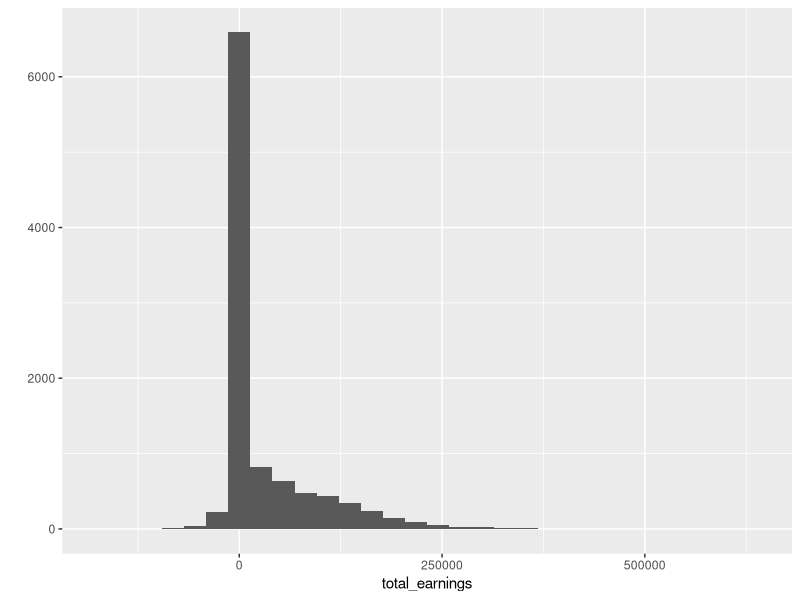
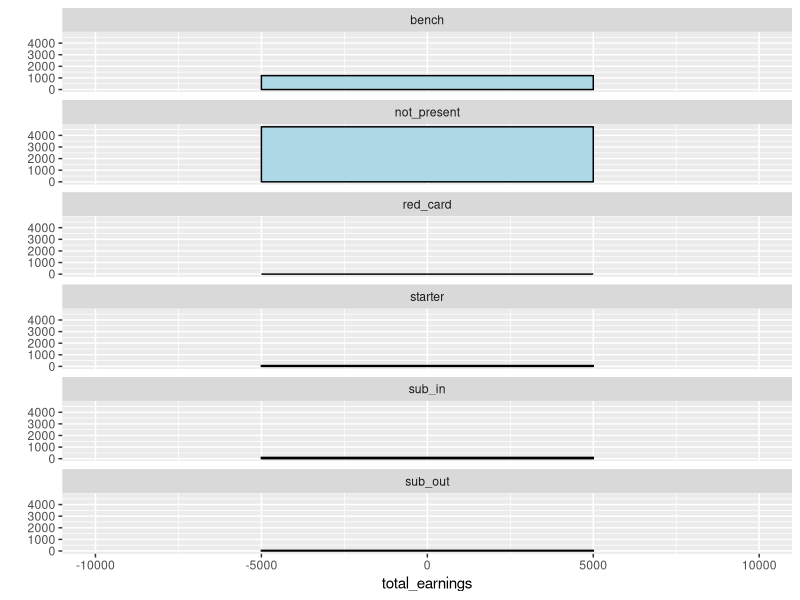
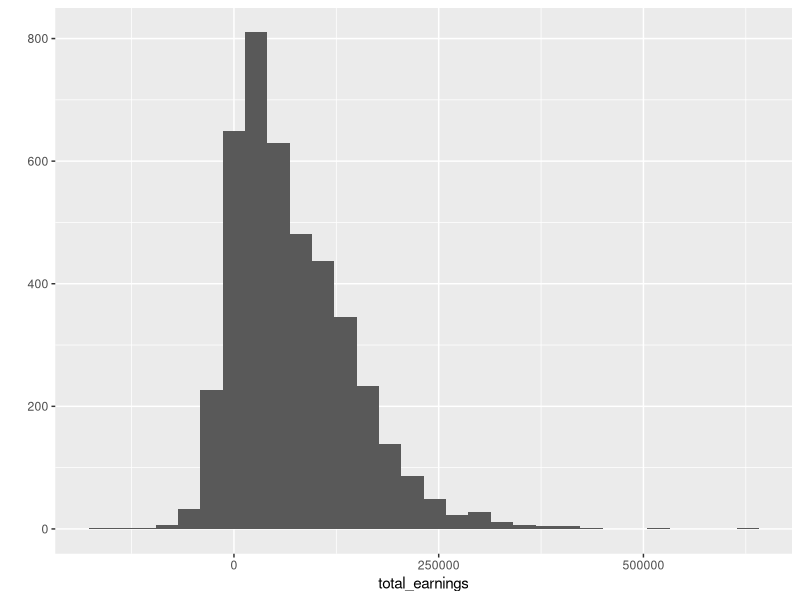
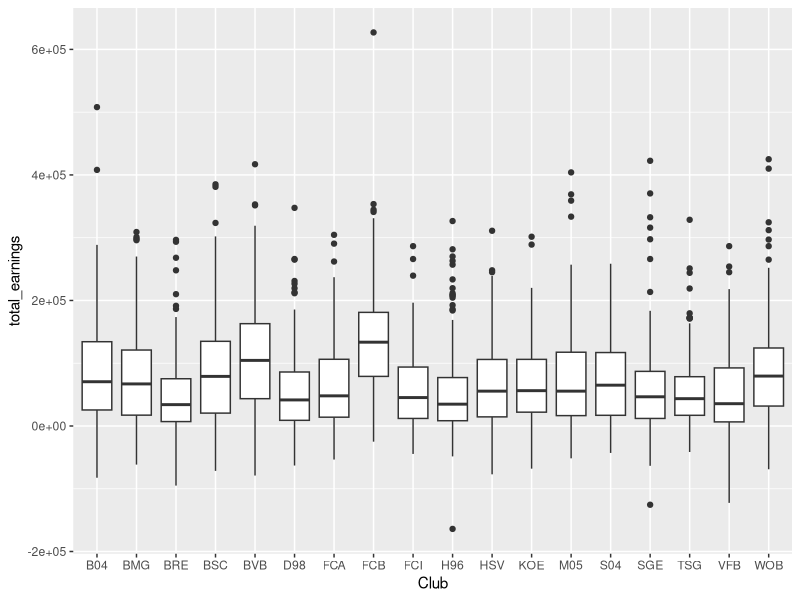
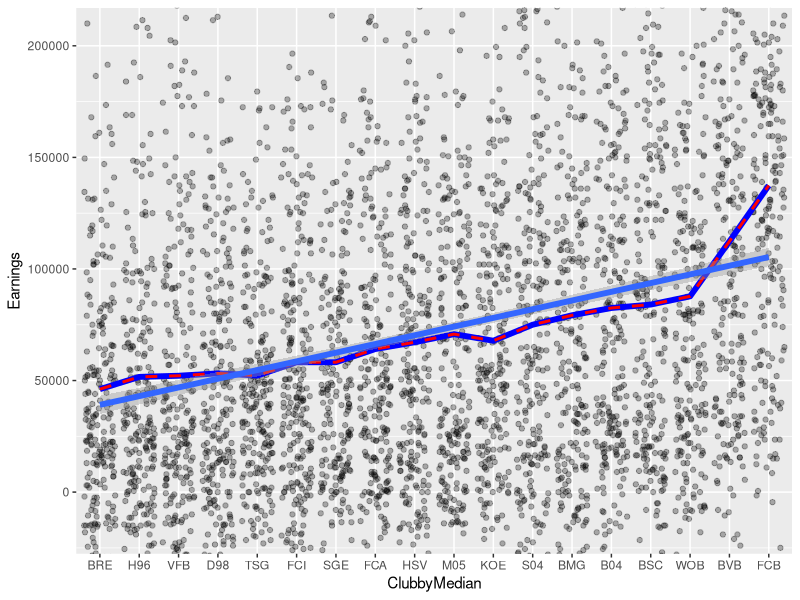

Recreate these plots in R, in order. (Note: this script raises an error after producing the figures.)
## ---- chunk 1
suppressMessages(library("ggplot2"))
suppressMessages(library("dplyr"))
suppressMessages(library("reshape2"))
plm <- read.csv("plm.csv")
dim(plm)
names(plm)
str(plm)
## ---- chunk 2
qplot(x = total_earnings, data = plm)
## ---- chunk 3
qplot(x = total_earnings, data = plm,
      binwidth = 10000,
      color = I('black'), fill = I('lightblue')) +
  facet_wrap(~status, ncol = 1) +
  scale_x_continuous(limits = c(-10000,10000))
## ---- chunk 4
plm.played <- subset(plm, !status %in% c("bench", "not_present"))
qplot(x = total_earnings, data = plm.played)
summary(plm.played$total_earnings)
## ---- chunk 5
ggplot(data = subset(plm.played, !is.na(Club)),
       aes(x=Club, y=total_earnings)) +
    geom_boxplot() +
    guides(fill=FALSE)
## ---- chunk 6
# get clubs in order of median
ClubbyMedian <- with(subset(plm.played, !is.na(Club)), reorder(Club, total_earnings, median))
ggplot(aes(x = ClubbyMedian, y = total_earnings), 
       data = subset(plm.played, !is.na(Club))) +
  geom_point(position = position_jitter(h=0),
             alpha = 0.3, color = "black") +
  geom_line(aes(group = 1), stat = "summary", fun.y = mean, 
            color = "blue", size = 2) +
  geom_line(aes(group = 1), stat = "summary", 
            fun.y = quantile, fun.args=list(probs=0.5), 
            color = "red", size = 1, linetype = 2) +
  geom_smooth(aes(group = 1), method = "lm", size = 2) +
  ylab("Earnings") +
  coord_cartesian(ylim = c(quantile(plm.played$total_earnings, 0.05),
                           quantile(plm.played$total_earnings, 0.95)))
## ---- chunk 7
# Get opponent from home/away_shortname
plm <- transform(plm, opponent = ifelse(
  Club == home_shortname, levels(away_shortname)[away_shortname],
  levels(home_shortname)[home_shortname]))
plm.played <- subset(plm, !status %in% c("bench", "not_present"))

ggplot(data = subset(plm.played, !is.na(Club)),
       aes(x=opponent, y=total_earnings)) +
    geom_boxplot() +
    guides(fill=FALSE)
## ---- chunk 8
ClubbyMedian <- with(subset(plm.played, !is.na(Club)), reorder(opponent, total_earnings, median))

ggplot(aes(x = ClubbyMedian, y = total_earnings), 
       data = subset(plm.played, !is.na(Club))) +
  geom_point(position = position_jitter(h=0),
             alpha = 0.3, color = "black") +
  geom_line(aes(group = 1), stat = "summary", fun.y = mean, 
            color = "blue", size = 2) +
  geom_line(aes(group = 1), stat = "summary", 
            fun.y = quantile, fun.args=list(probs=0.5), 
            color = "red", size = 1, linetype = 2) +
  geom_smooth(aes(group = 1), method = "lm", size = 2) +
  ylab("Earnings") +
  coord_cartesian(ylim = c(quantile(plm.played$total_earnings, 0.05),
                           quantile(plm.played$total_earnings, 0.95)))
## ---- chunk 9
qplot(x = total_earnings, data = plm.played,
      binwidth = 10000,
      color = I('black'), fill = I('#F79420')) +
  facet_wrap(~Pos, ncol = 1)
## ---- chunk 10
qplot(x = Pos, data = plm.played)
## ---- chunk 11
qplot(y = total_earnings, x = Pos,
      data = subset(plm.played, !is.na(Pos),
      binwidth = 10000),
      color = I('black'), fill = I('#F79420'),
      geom = 'boxplot')
## ---- chunk 12
by(plm.played$total_earnings, plm.played$Pos, summary)
## ---- chunk 13
plm.played %>%
  group_by(Pos) %>%
  summarise(quantile90 = quantile(total_earnings, probs = 0.85)) %>%
  arrange(Pos)
## ---- chunk 14
ggplot(data = plm.played,
       aes(x=init_Value)) +
    geom_histogram()

summary(plm.played$init_Value)
## ---- chunk 15
ggplot(data = subset(plm.played, !is.na(init_Value)),
       aes(x=factor(init_Value), y=total_earnings, 
           fill = factor(ceiling(init_Value)))) +
    geom_boxplot() +
    guides(fill=FALSE)
## ---- chunk 16
plm.te_by_value <- plm.played %>%
  group_by(init_Value) %>%
  summarise(mean_earnings = mean(total_earnings),
            median_earnings = median(total_earnings),
            max_earnings = max(total_earnings),
            n = n()) %>%
  arrange(init_Value)

plm.te_by_value
## ---- chunk 17
ggplot(aes(x = init_Value), data = plm.te_by_value) +
  geom_line(aes(y = mean_earnings), color = "blue") +
  geom_line(aes(y = median_earnings), color = "red") +
  ylab("Earnings")
## ---- chunk 18
ggplot(subset(plm.played, !is.na(Pos)),
       aes(x = init_Value)) +
  geom_histogram() +
  facet_wrap(~Pos, ncol = 1, scales = "free_y")
## ---- chunk 19
plm.player <- plm %>%
  filter(!is.na(init_Value)) %>%
  group_by(id, Name) %>%
  summarise(Value = mean(init_Value),
            Total_Earnings = sum(total_earnings),
            mean_earnings = mean(total_earnings),
            Pos = first(Pos)) %>%
  ungroup() %>%
  arrange(id,Name)

head(plm.player)
## ---- chunk 20
ggplot(plm.player, aes(x = Total_Earnings / Value)) +
  geom_histogram(binwidth = 10000)
## ---- chunk 21
plm.vfm <- subset(plm.player, Total_Earnings / Value > 200000)
ggplot(plm.vfm, aes(x = Value, y = Total_Earnings / Value)) +
  geom_boxplot(aes(x = factor(Value)))
## ---- chunk 22
ggplot(plm.vfm, aes(x = Pos, y = Total_Earnings / Value)) +
  geom_boxplot(aes(x = factor(Pos)))
## ---- chunk 23
# Set the seed for reproducible results
set.seed(4230)
sample.ids <- sample(plm.played$id, 10)


ggplot(subset(plm, id %in% sample.ids),
       aes(x=matchday, y=total_earnings)) +
  facet_wrap(~Name) +
  geom_line() 
## ---- chunk 24
# Replace NAs by 0s for Goals / Assists / Clean Sheets
plm$assist[is.na(plm.played$assist)] <- 0
plm$goal[is.na(plm$goal)] <- 0
plm$clean_sheet[is.na(plm$clean_sheet)] <- 0

# Create new variable to sum up possible achievements
plm <- transform(plm, sum.achievements = assist + goal + clean_sheet)

# Plot graph as before, but add circles indicating achievements
ggplot(subset(plm, id %in% sample.ids),
       aes(x=matchday, y=total_earnings)) +
  facet_wrap(~Name) +
  geom_line() +
  geom_point(aes(size = sum.achievements), pch = 1)
## ---- chunk 25
ggplot(subset(plm, id %in% sample.ids),
       aes(x=matchday, y=total_earnings)) +
  facet_wrap(~Name) +
  geom_line() +
  geom_point(aes(size = game_play_duration / 10), pch = 1)

## ---- chunk 26
# Calculate variable for Home or Away match
plm <- transform(plm, home_away = ifelse(Club == home_shortname,
                                           "home", "away"))

# Calculate league points (3 for Win, 1 for Draw, 0 for Loss)
plm <- transform(plm, bl_points = ifelse(home_score == away_score, 1,
                                        ifelse(home_away == "home" &
                                                 home_score > away_score,
                                               3, ifelse(
                                                 home_away == "away" &
                                                   home_score < away_score,
                                                 3, 0))))

ggplot(subset(plm, id %in% sample.ids),
       aes(x=matchday, y=total_earnings)) +
  facet_wrap(~Name) +
  geom_line() +
  geom_point(aes(size = game_play_duration, 
                 fill = sum.achievements + bl_points),
             pch = 21) +
  scale_fill_gradientn(colours = colorRampPalette(c("blue", "red"))(5))

## ---- chunk 27
# Calculate matchup matrix
plm.matchup <- plm %>%
  filter(!is.na(Club) & game_play_duration > 0) %>%
  group_by(Club, opponent) %>%
  summarise(median_earnings = median(total_earnings),
            avg_earnings = mean(total_earnings),
            points = first(bl_points)) %>%
  ungroup() %>%
  arrange(Club, opponent)

# Re-level to get clubs in order of total bl_points for plot
plm.sorted <- aggregate(points ~ Club, plm.matchup, sum)

plm.matchup$Club <- factor(plm.matchup$Club,
                      levels = plm.sort[order(plm.sort$points), "Club"])
plm.matchup$opponent <- factor(plm.matchup$opponent,
                      levels = plm.sort[order(plm.sort$points), "Club"])


ggplot(plm.matchup, aes(x = Club, y = opponent, fill = avg_earnings)) +
  geom_tile() +
  scale_fill_gradientn(colours = colorRampPalette(c("blue", "red"))(100)) +
  labs(x = "Players' Club", y = "Opponent in a match",
       title = "Average player earnings by match",
       fill = "Average Earnings")
## ---- chunk 28
ggplot(aes(x = ceiling(init_Value), y = total_earnings),
       data = plm.played) +
  geom_point(position = position_jitter(h=0), alpha = 0.5) +
  geom_line(stat = "summary", fun.y = mean, color = "blue", size = 1) +
  geom_smooth(method = "lm") +
  labs(x = "Player Value (Millions)", y = "Player Earnings per match",
       title = "Player Value and median Earnings") +
  coord_cartesian(ylim = c(quantile(plm.played$total_earnings, 0.05),
                           quantile(plm.played$total_earnings, 0.95)))
## ---- chunk 29
with(plm.played, cor.test(init_Value, total_earnings))
## ---- chunk 30
# Calculate rank variable to sort players by average earnings
plm.player$rank <- rank(-plm.player$mean_earnings)

# Merge with data at match-level
plm.ranked <- merge(plm.player, plm, by = "id")

ggplot(subset(plm.ranked, !is.na(sum.achievements)),
       aes(x=rank, y=total_earnings)) +
  geom_point(aes(alpha = game_play_duration, 
                 fill = sum.achievements + bl_points),
             pch = 21) +
  scale_fill_gradientn(colours = colorRampPalette(c("purple", "red"))(5)) +
  stat_summary(fun.y=mean, geom="line", size=1.1, aes(size = "Average")) +

  #  geom_line(stat = 'summary', fun.y = mean) +
  scale_y_sqrt() +
  labs(x="Player Rank (by average earnings)", 
       y="Earnings per match (sqrt scale)",
       title="Match achievements and Player Earnings",
       fill="Number of match achievements",
       color = "Average Earnings per match",
       alpha="Percentage of minutes played")
